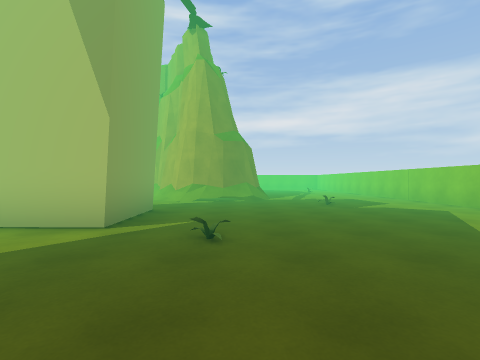
[1] (above)

19 first-person views from a walk through a scene from a Unity 3-D project. The camera is 1.3 m above the floor, looks level and sees 85° across. The floor is counted in squares, 2 m on a side. Each view is taken from the middle of a square. On the plan, view 1 faces up. The plan holds only what a view shows up to about 9 squares ahead; the rest is blank. The player is left out. Some animated figures are left out.

[2]
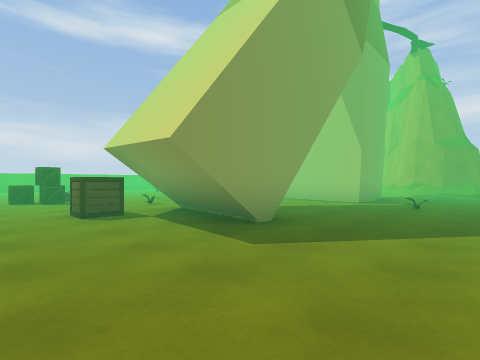

[3]
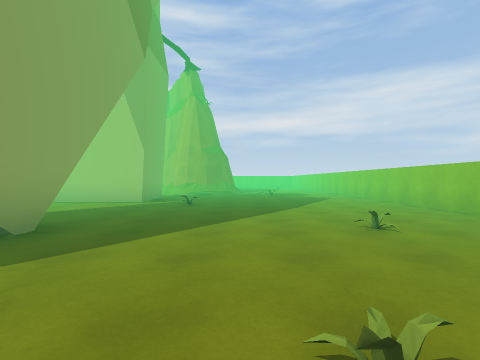

[4]
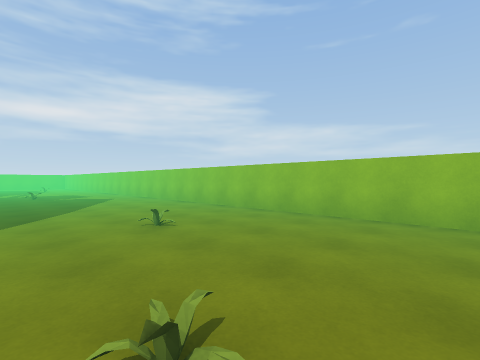

[5]
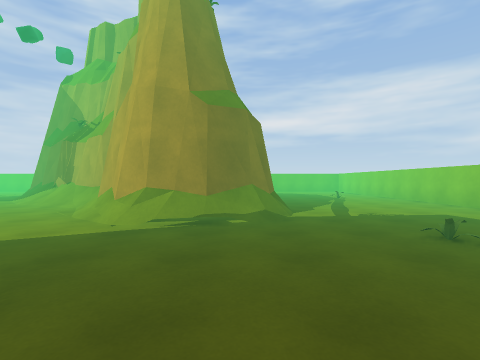

[6]
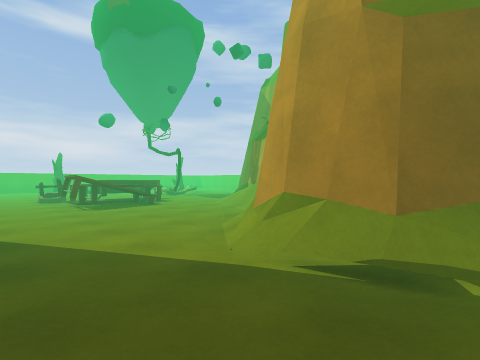

[7]
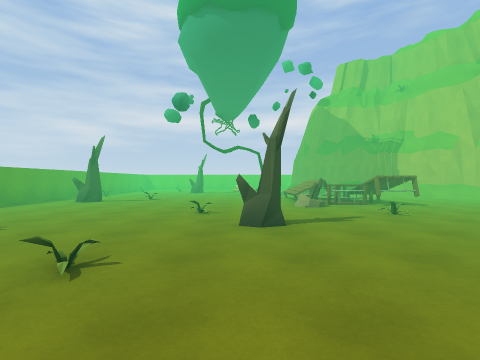

[8]
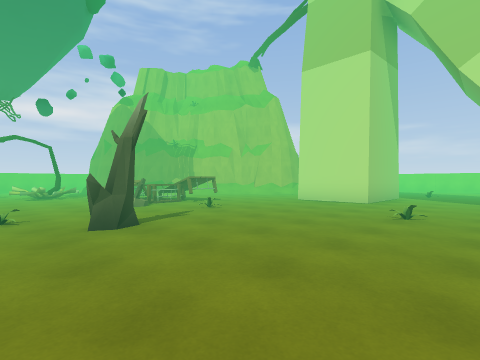

[9]
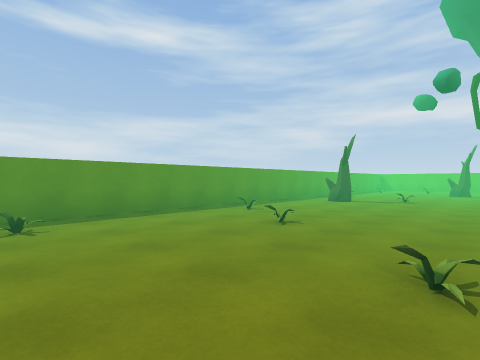

[10]
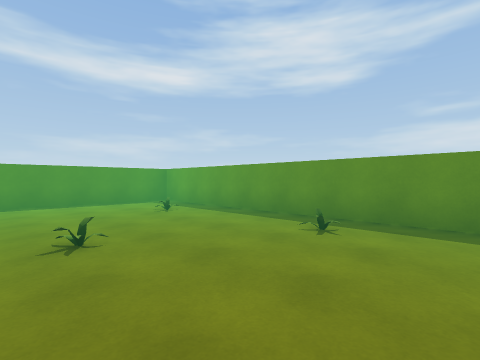

[11]
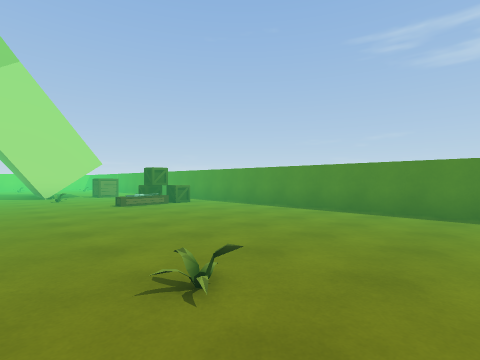

[12]
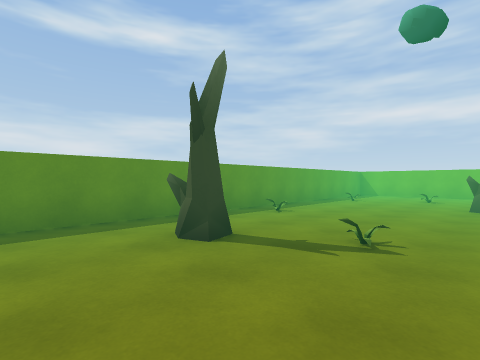

[13]
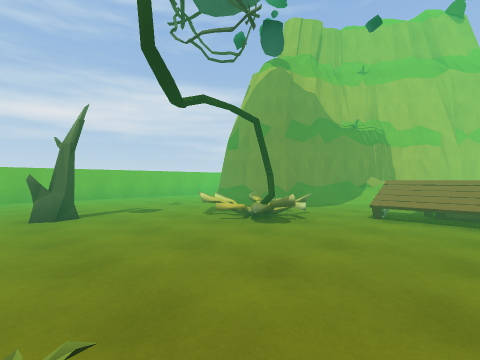

[14]
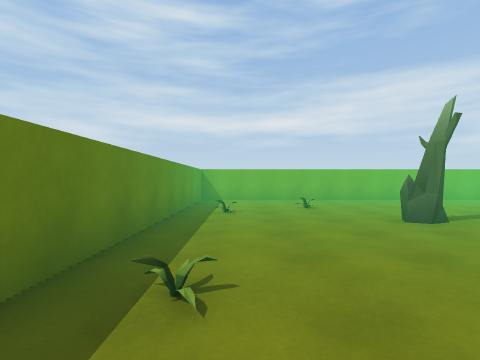

[15]
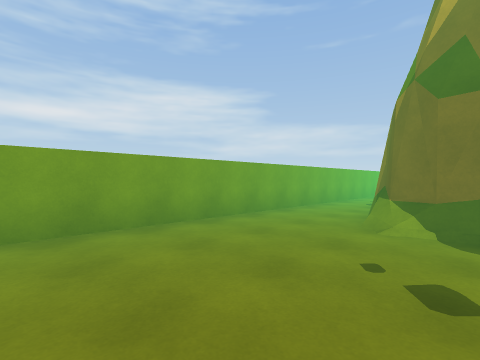

[16]
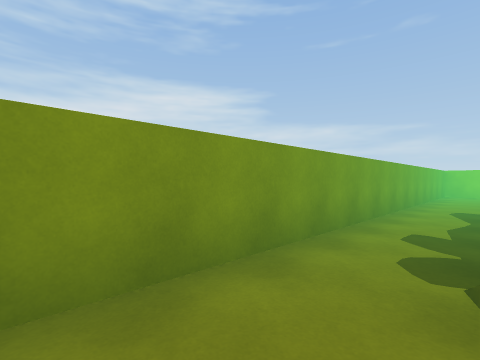

[17]
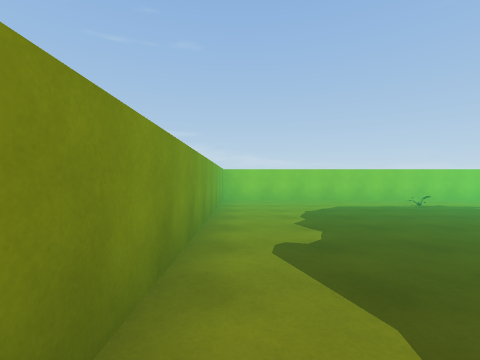

[18]
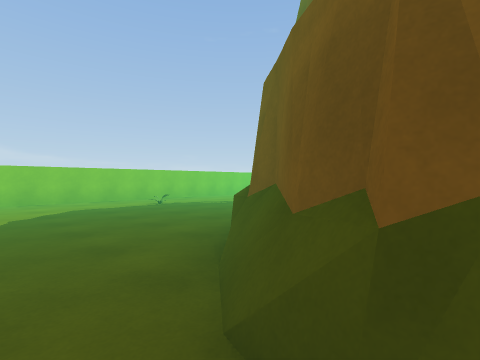

[19]
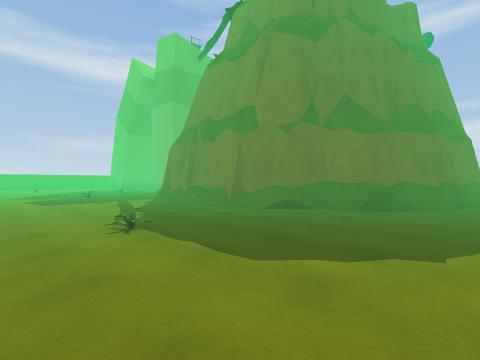

### Floor plan
Key: @ floor where view 1 was taken; # wall or solid block; . floor; / step, stairs or slope; = window, fence, low wall or low ledge; ^ raised ledge; v drop or lower ground; P plant; C crate; W well; O other object.
Columns run from 18 left of view 1 to 6 right of it. Each row starts with its distance up from view 1.
 19 #########################
 18 #.......................#
 17 #...........///.........#
 16 #...O.....#######.......#
 15 #.O.......##    ##......#
 14 #....O....##     #....P.#
 13 #.......O.//^    ##.....#
 12 #.......P..//^    #/....#
 11 #.P.........//#^  #/....#
 10 #...P....=#.../#  ##....#
  9 #.OO.....==..../####....#
  8 #........W=v....##/.....#
  7 #...................P...#
  6 #.....O...O.............#
  5 #.O....O......O O.......#
  4 #...O.........O O.......#
  3 #.....P...........P.....#
  2 #..........P............#
  1 #.P.....................#
  0 #...P.........###.@.....#
 -1 #...........O.###....P..#
 -2 #.O...........O##.......#
 -3 #.........C........P....#
 -4 #.......................#
 -5 ###########

Where each view was taken, in squares from view 1:
view 1: 0 up, 0 right, facing up
view 2: 4 down, 1 right, facing up-left
view 3: 4 down, 1 right, facing up
view 4: 4 down, 1 right, facing up-right
view 5: 4 up, 0 right, facing up
view 6: 6 up, 0 right, facing up-left
view 7: 1 up, 11 left, facing up
view 8: 1 up, 12 left, facing up-right
view 9: 1 up, 12 left, facing up-left
view 10: 3 up, 13 left, facing down-left
view 11: 1 up, 15 left, facing down-right
view 12: 7 up, 13 left, facing up-left
view 13: 9 up, 14 left, facing up-right
view 14: 10 up, 16 left, facing up
view 15: 15 up, 12 left, facing up-right
view 16: 17 up, 7 left, facing up-right
view 17: 18 up, 3 left, facing right
view 18: 17 up, 3 left, facing down-right
view 19: 17 up, 5 right, facing down-left
